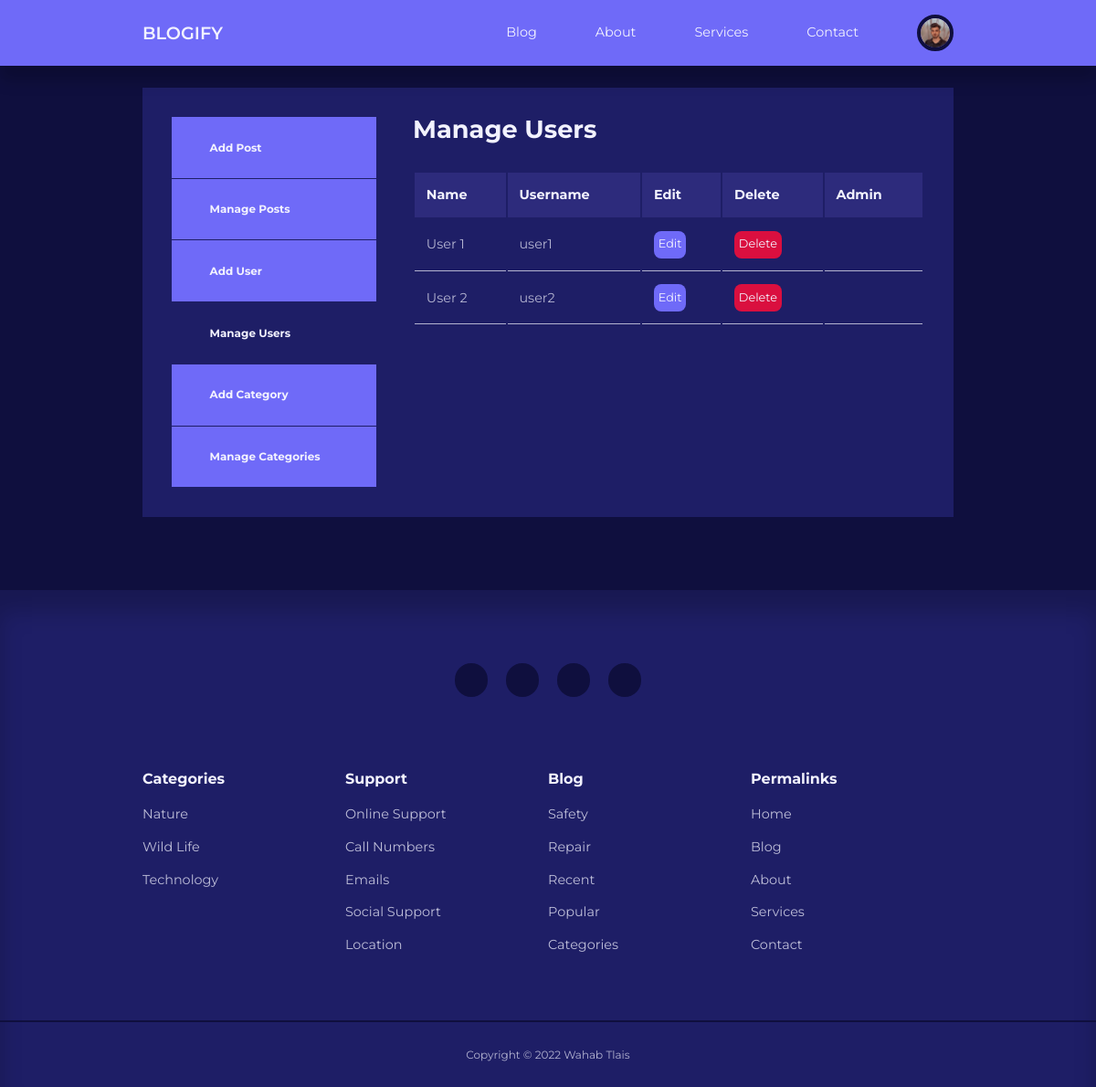
The page /admin/manage-users.php (signed in) on the database as committed earlier.
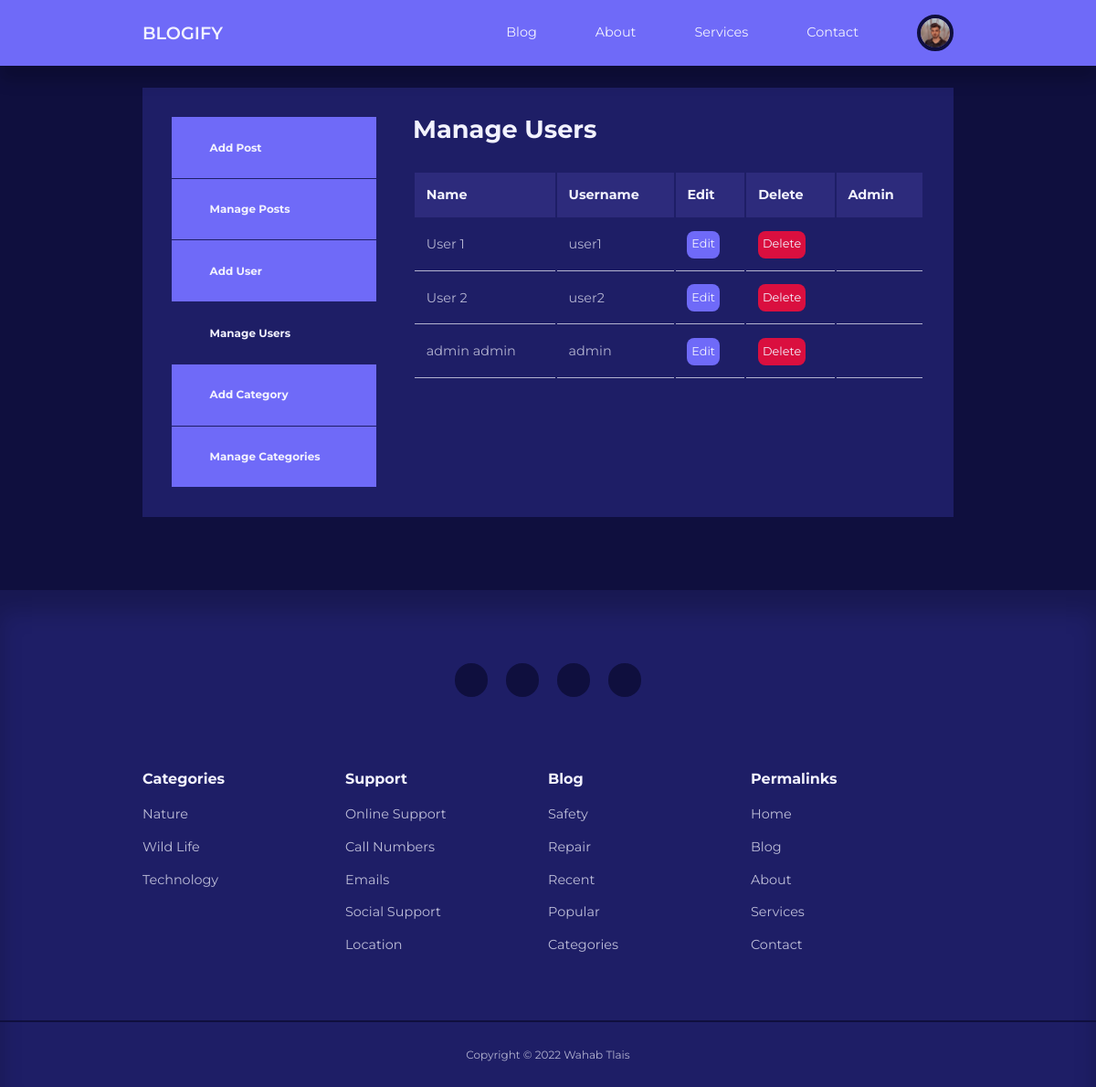
The same page on the database as committed later.
### tables this page shows
CREATE TABLE IF NOT EXISTS `users` (
  `id` int(11) UNSIGNED NOT NULL AUTO_INCREMENT,
  `firstname` varchar(50) NOT NULL,
  `lastname` varchar(50) NOT NULL,
  `username` varchar(50) NOT NULL,
  `email` varchar(100) NOT NULL,
  `password` varchar(255) NOT NULL,
  `avatar` varchar(255) NOT NULL,
  `is_admin` tinyint(1) NOT NULL,
  PRIMARY KEY (`id`)
);

CREATE TABLE IF NOT EXISTS `categories` (
  `id` int(11) NOT NULL AUTO_INCREMENT,
  `title` varchar(255) NOT NULL,
  `description` varchar(2000) NOT NULL,
  PRIMARY KEY (`id`)
);

### admin/partials/header.php (called while the page is built, shortened)
<?php
require '../partials/header.php';

### admin/manage-users.php (the view, shortened to what this page needs)
<?php
include 'partials/header.php';
$current_admin_id = $_SESSION['user-id'];
$query = "SELECT * FROM users WHERE NOT id=$current_admin_id";
$users = mysqli_query($connection, $query);
?>
<section class="dashboard">
    <div class="container dashboard-container">
        <aside>
            <ul>
                <li>
                    <a href="add-post.php"><i class="uil uil-pen"></i>
                        <h5>Add Post</h5>
                    </a>
                </li>
                <li>
                    <a href="index.php"><i class="uil uil-postcard"></i>
                        <h5>Manage Posts</h5>
                    </a>
                </li>
                <?php if (isset($_SESSION['user_is_admin'])) : ?>
                <li>
                    <a href="add-user.php"><i class="uil uil-user-plus"></i>
                        <h5>Add User</h5>
                    </a>
                </li>
                <li>
                    <a href="manage-users.php" class="active"><i class="uil uil-users-alt"></i>
                        <h5>Manage Users</h5>
                    </a>
                </li>
                <li>
                    <a href="add-category.php"><i class="uil uil-edit"></i>
                        <h5>Add Category</h5>
                    </a>
                </li>
                <li>
                    <a href="manage-categories.php"><i class="uil uil-list-ul"></i>
                        <h5>Manage Categories</h5>
                    </a>
                </li>
                <?php endif ?>
            </ul>
        </aside>
        <main>
            <h2>Manage Users</h2>
            <?php if (mysqli_num_rows($users) > 0) : ?>
            <table>
                <thead>
                    <tr>
                        <th>Name</th>
                        <th>Username</th>
                        <th>Edit</th>
                        <th>Delete</th>
                        <th>Admin</th>
                    </tr>
                </thead>
                <tbody>
                    <?php while ($user = mysqli_fetch_assoc($users)) : ?>
                    <tr>
                        <td><?= "{$user['firstname']} {$user['lastname']}" ?></td>
                        <td><?= $user['username'] ?></td>
                        <td><a href="<?= ROOT_URL ?>admin/edit-user.php?id=<?= $user['id'] ?>" class="btn sm">Edit</a>
                        </td>
                        <td>
                            <a href="<?= ROOT_URL ?>admin/delete-user.php?id=<?= $user['id'] ?>"
                                class="btn sm danger">Delete</a>
                        </td>
                        <td><?php $user['is_admin'] ? 'Yes' : 'No' ?></td>
                    </tr>
                    <?php endwhile ?>
                </tbody>
            </table>
            <?php else : ?>
            <div class="alert-message error"><?= "No users found" ?></div>
            <?php endif ?>
        </main>
    </div>
</section>
<?php
include '../partials/footer.php';
?>

### partials/header.php (shortened to what this page needs)
<?php
require 'config/database.php';
if (isset($_SESSION['user-id'])) {
    $id = filter_var($_SESSION['user-id'], FILTER_SANITIZE_NUMBER_INT);
    $query = "SELECT avatar FROM users WHERE id=$id";
    $result = mysqli_query($connection, $query);
    $avatar = mysqli_fetch_assoc($result);
}
?>
<!DOCTYPE html>
<html lang="en">
<head>
    <link rel="stylesheet" href="<?= ROOT_URL ?>css/style.css" />
    <link rel="stylesheet" href="https://unicons.iconscout.com/release/v4.0.0/css/line.css" />
</head>
<body>
    <nav>
        <div class="container nav-container">
            <a href="<?= ROOT_URL ?>" class="nav-logo">BLOGIFY</a>
            <ul class="nav-items">
                <li><a href="<?= ROOT_URL ?>blog.php">Blog</a></li>
                <li><a href="<?= ROOT_URL ?>about.php">About</a></li>
                <li><a href="<?= ROOT_URL ?>services.php">Services</a></li>
                <li><a href="<?= ROOT_URL ?>contact.php">Contact</a></li>
                <?php if (isset($_SESSION['user-id'])) : ?>
                    <li class="nav-profile">
                        <div class="avatar">
                            <img src="<?= ROOT_URL . 'images/' . $avatar['avatar'] ?>" />
                        </div>
                    </li>
                <?php else : ?>
                    <li><a href="<?= ROOT_URL ?>signin.php">Signin</a></li>
                <?php endif ?>
            </ul>
        </div>
    </nav>

### partials/footer.php (shortened to what this page needs)
<?php
$all_categories_query = "SELECT * FROM categories";
$all_categories = mysqli_query($connection, $all_categories_query);
?>
<footer>
    <div class="footer-socials">
        <a href="#" target="_blank"><i class="uil uil-facebook-f"></i></a>
        <a href="#" target="_blank"><i class="uil uil-instagram-alt"></i></a>
        <a href="#" target="_blank"><i class="uil uil-linkedin"></i></a>
        <a href="#" target="_blank"><i class="uil uil-github"></i></a>
    </div>
    <div class="container footer-container">
        <article>
            <h4>Categories</h4>
            <?php while ($category = mysqli_fetch_assoc($all_categories)) : ?>
            <ul>
                <li><a href="<?= ROOT_URL ?>category-posts.php?id=<?= $category['id'] ?>"><?= $category['title'] ?></a>
                </li>
            </ul>
            <?php endwhile ?>
        </article>
        <article>
            <h4>Support</h4>
            <ul>
                <li><a href="">Online Support</a></li>
                <li><a href="">Call Numbers</a></li>
                <li><a href="">Emails</a></li>
                <li><a href="">Social Support</a></li>
                <li><a href="">Location</a></li>
            </ul>
        </article>
        <article>
            <h4>Blog</h4>
            <ul>
                <li><a href="">Safety</a></li>
                <li><a href="">Repair</a></li>
                <li><a href="">Recent</a></li>
                <li><a href="">Popular</a></li>
                <li><a href="">Categories</a></li>
            </ul>
        </article>
        <article>
            <h4>Permalinks</h4>
            <ul>
                <li><a href="index.php">Home</a></li>
                <li><a href="blog.php">Blog</a></li>
                <li><a href="about.php">About</a></li>
                <li><a href="services.php">Services</a></li>
                <li><a href="contact.php">Contact</a></li>
            </ul>
        </article>
    </div>
    <div class="footer-copyright">
        <small>Copyright &copy; 2022 Wahab Tlais</small>
    </div>
</footer>
</body>
</html>

### css/style.css (style rules this page uses)
:root { --color-primary: #6f6af8; --color-primary-light: hsl(242, 91%, 18%); --color-primary-variant: #5854c7; --color-red: #da0f3f; --color-red-light: hsl(346, 87%, 46%, 15%); --color-green: #00c476; --color-green-light: hsl(156, 100%, 38%, 15%); --color-gray-900: #1e1e66; --color-gray-700: #2d2b7c; --color-gray-300: rgba(242, 242, 254, 0.3); --color-gray-200: rgba(242, 242, 254, 0.7); --color-white: #f2f2fe; --color-bg: #0f0f3e; --transition: all 300ms ease; --container-width-lg: 74%; --container-width-md: 88%; --form-width: 40%; --card-border-radius-1: 0.3rem; --card-border-radius-2: 0.5rem; --card-border-radius-3: 0.8rem; --card-border-radius-4: 2rem; --card-border-radius-5: 5rem; }
* { margin: 0; padding: 0; outline: 0; border: 0; appearance: 0; list-style: none; text-decoration: none; box-sizing: border-box; }
body { font-family: "Montserrat", sans-serif; line-height: 1.6; color: var(--color-gray-200); overflow-x: hidden; background: var(--color-bg); font-size: 0.9rem; }
.container { width: var(--container-width-lg); max-width: 1800px; margin-inline: auto; }
section { margin-top: 3rem; width: 100vw; }
h1, h2, h3, h4, h5 { color: var(--color-white); line-height: 1.3; }
h2 { font-size: 1.7rem; margin: 1rem 0; }
h4 { font-size: 1rem; }
a { color: var(--color-white); transition: var(--transition); }
img { display: block; width: 100%; object-fit: cover; }
nav { background: var(--color-primary); width: 100vw; height: 4.5rem; position: fixed; top: 0; z-index: 10; box-shadow: 0 1rem 1rem rgba(0, 0, 0, 0.2); }
.nav-container { height: 100%; display: flex; align-items: center; justify-content: space-between; }
.avatar { width: 2.5rem; height: 2.5rem; border-radius: 50%; overflow: hidden; border: 0.3rem solid var(--color-bg); }
.nav-logo { font-weight: 600; font-size: 1.2rem; }
.nav-items { display: flex; align-items: center; gap: 4rem; }
.nav-profile { position: relative; cursor: pointer; }
footer { background: var(--color-gray-900); padding: 5rem 0 0; box-shadow: inset 0 1.5rem 1.5rem rgba(0, 0, 0, 0.2); }
.footer-socials { margin-inline: auto; width: fit-content; margin-bottom: 5rem; display: flex; justify-content: space-between; align-items: center; gap: 1.2rem; }
.footer-socials a { background: var(--color-bg); border-radius: 50%; width: 2.3rem; height: 2.3rem; display: flex; align-items: center; justify-content: center; }
.footer-container { display: grid; grid-template-columns: repeat(4, 1fr); }
footer h4 { color: var(--color-white); margin-bottom: 0.6rem; }
footer ul li { padding: 0.4rem 0; }
footer ul a { opacity: 0.75; }
.footer-copyright { text-align: center; padding: 1.5rem 0; border-top: 2px solid var(--color-bg); margin-top: 4rem; }
.btn { display: inline-block; width: fit-content; padding: 0.6rem 1.2rem; background-color: var(--color-primary); border-radius: var(--card-border-radius-2); cursor: pointer; transition: var(--transition); color: var(--color-white); }
.btn.sm { padding: 0.3rem; font-size: 0.8rem; }
.btn.danger { background: var(--color-red); }
.dashboard { margin-top: 6rem; }
.dashboard-container { display: grid; grid-template-columns: 14rem auto; gap: 1rem; background: var(--color-gray-900); padding: 2rem; margin-bottom: 5rem; }
.dashboard aside a { background-color: var(--color-primary); display: flex; gap: 1rem; align-items: center; padding: 1.6rem; }
.dashboard aside ul li a { border-bottom: 1px solid var(--color-gray-900); }
.dashboard aside a.active { background-color: var(--color-gray-900); }
.dashboard main { margin-left: 1.5rem; }
.dashboard main h2 { margin: 0 0 2rem 0; line-height: 1; }
.dashboard main table { width: 100%; text-align: left; }
.dashboard main table th { background: var(--color-gray-700); padding: 0.8rem; color: var(--color-white); }
.dashboard main table td { padding: 0.8rem; border-bottom: 1px solid var(--color-gray-200); }

Rows that differ between the two databases and show on the page:
added users: firstname "admin", lastname "admin", username "admin"
